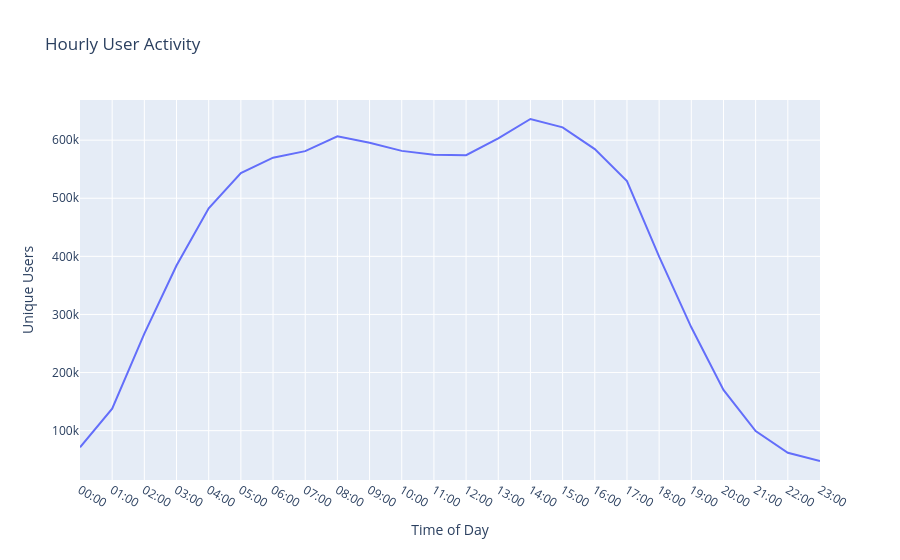
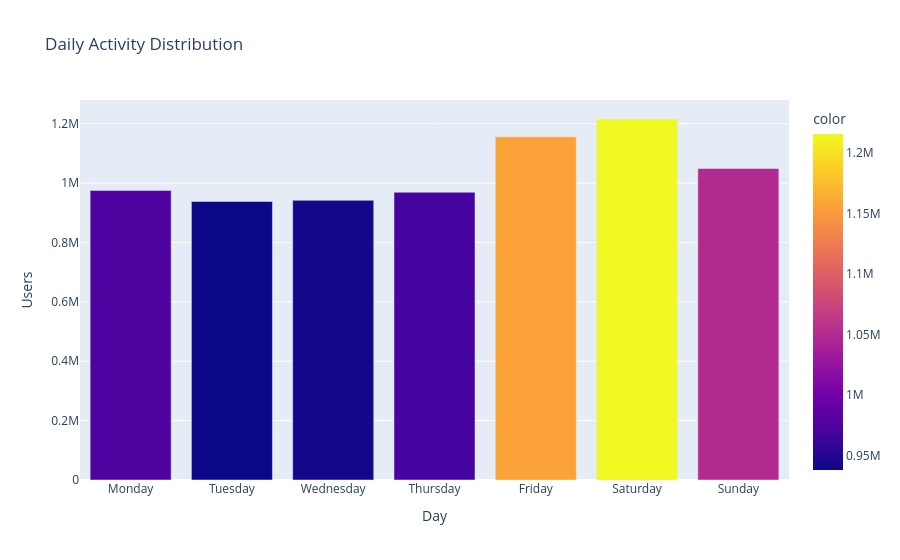

The notebook cell saved with these charts, in order:
### Markdown cell above
## 3. Temporal Engagement Trends
Understanding when users are most active allows for better marketing campaign timing.

### Code cell
hour_labels = [f"{i:02d}:00" for i in range(24)]
hour_vals = [len(hourly_users[i]) for i in range(24)]
fig_h = px.line(x=hour_labels, y=hour_vals, title="Hourly User Activity", labels={'x':'Time of Day','y':'Unique Users'})
fig_h.show()

fig_h.write_image("../screenshots/2_hourly_activity.png")
day_order = ['Monday', 'Tuesday', 'Wednesday', 'Thursday', 'Friday', 'Saturday', 'Sunday']
day_counts = [len(daily_users[d]) for d in day_order]
fig_d = px.bar(x=day_order, y=day_counts, title="Daily Activity Distribution", labels={'x':'Day','y':'Users'}, color=day_counts)
fig_d.show()
fig_d.write_image("../screenshots/3_daily_activity.png")

### Figure 1 — Plotly figure (JSON) as saved in the notebook; plotly's stock layout.template omitted (floating-point values rounded to 4 significant figures)
{"data": [{"hovertemplate": "Time of Day=%{x}<br>Unique Users=%{y}<extra></extra>", "legendgroup": "", "line": {"color": "#636efa", "dash": "solid"}, "marker": {"symbol": "circle"}, "mode": "lines", "name": "", "orientation": "v", "showlegend": false, "type": "scatter", "x": ["00:00", "01:00", "02:00", "03:00", "04:00", "05:00", "06:00", "07:00", "08:00", "09:00", "10:00", "11:00", "12:00", "13:00", "14:00", "15:00", "16:00", "17:00", "18:00", "19:00", "20:00", "21:00", "22:00", "23:00"], "xaxis": "x", "y": [71278, 137739, 267053, 384239, 482697, 543463, 569764, 581099, 606584, 595633, 581535, 574706, 574207, 603015, 636396, 622100, 584667, 529706, 399604, 277853, 170068, 99181, 62008, 47780], "yaxis": "y"}], "layout": {"legend": {"tracegroupgap": 0}, "title": {"text": "Hourly User Activity"}, "xaxis": {"anchor": "y", "domain": [0, 1], "title": {"text": "Time of Day"}}, "yaxis": {"anchor": "x", "domain": [0, 1], "title": {"text": "Unique Users"}}}}

### Figure 2 — Plotly figure (JSON) as saved in the notebook; plotly's stock layout.template omitted (floating-point values rounded to 4 significant figures)
{"data": [{"hovertemplate": "Day=%{x}<br>Users=%{y}<br>color=%{marker.color}<extra></extra>", "legendgroup": "", "marker": {"color": [975198, 937860, 941762, 968951, 1155905, 1215645, 1048948], "coloraxis": "coloraxis", "pattern": {"shape": ""}}, "name": "", "orientation": "v", "showlegend": false, "textposition": "auto", "type": "bar", "x": ["Monday", "Tuesday", "Wednesday", "Thursday", "Friday", "Saturday", "Sunday"], "xaxis": "x", "y": [975198, 937860, 941762, 968951, 1155905, 1215645, 1048948], "yaxis": "y"}], "layout": {"barmode": "relative", "coloraxis": {"colorbar": {"title": {"text": "color"}}, "colorscale": [[0, "#0d0887"], [0.1111, "#46039f"], [0.2222, "#7201a8"], [0.3333, "#9c179e"], [0.4444, "#bd3786"], [0.5556, "#d8576b"], [0.6667, "#ed7953"], [0.7778, "#fb9f3a"], [0.8889, "#fdca26"], [1, "#f0f921"]]}, "legend": {"tracegroupgap": 0}, "title": {"text": "Daily Activity Distribution"}, "xaxis": {"anchor": "y", "domain": [0, 1], "title": {"text": "Day"}}, "yaxis": {"anchor": "x", "domain": [0, 1], "title": {"text": "Users"}}}}
